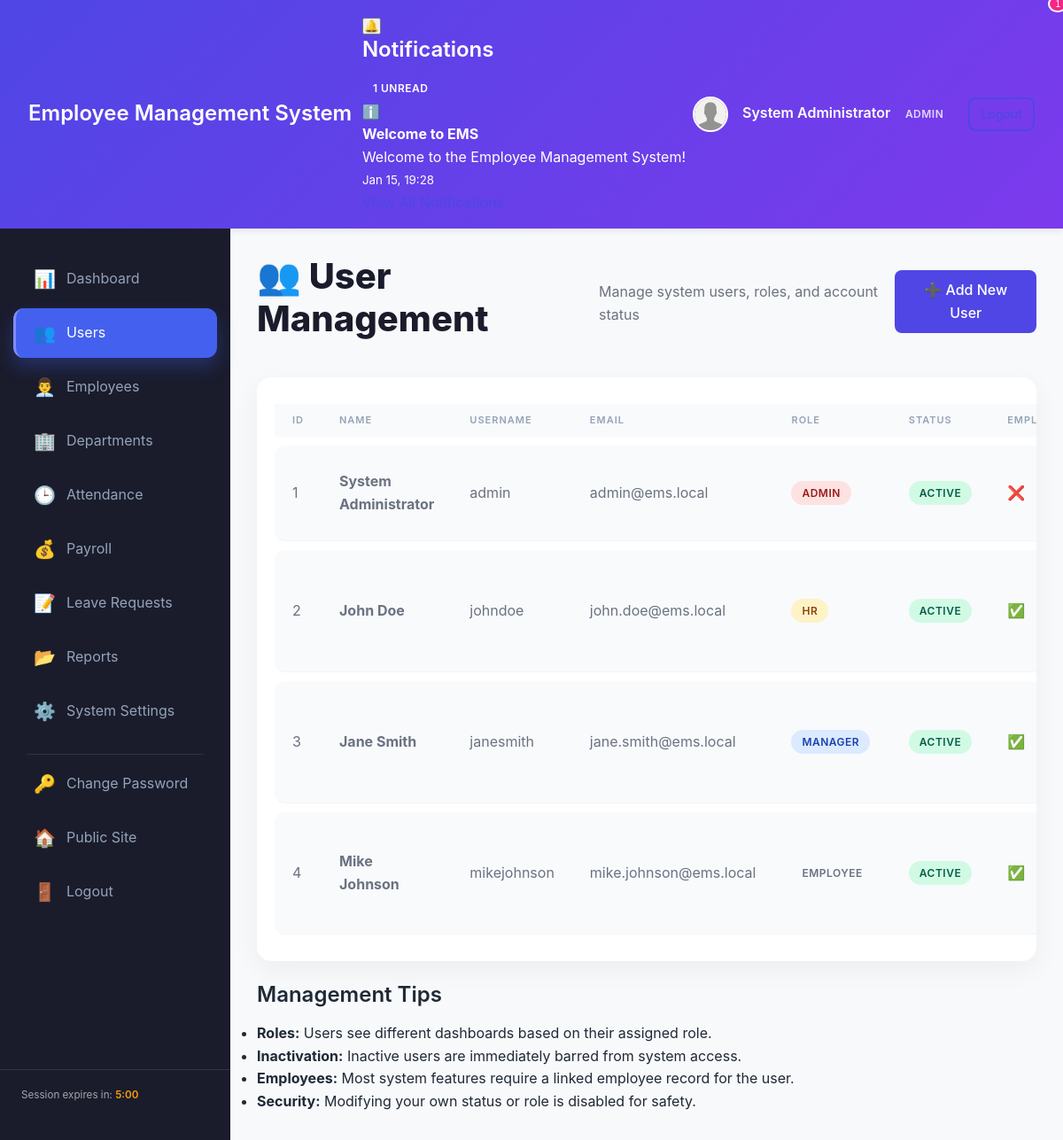
Screenshot of /dashboard/users/manage.php (signed in) with the database file from the repository.
### tables this page shows
CREATE TABLE IF NOT EXISTS `notifications` (
  `id` int(11) NOT NULL AUTO_INCREMENT,
  `user_id` int(11) NOT NULL,
  `type` enum('Info','Success','Warning','Danger') DEFAULT 'Info',
  `title` varchar(200) NOT NULL,
  `message` text NOT NULL,
  `is_read` tinyint(1) DEFAULT 0,
  `link` varchar(255) DEFAULT NULL,
  `created_at` timestamp NOT NULL DEFAULT CURRENT_TIMESTAMP,
  PRIMARY KEY (`id`),
  KEY `idx_user_read` (`user_id`, `is_read`),
  KEY `idx_created` (`created_at`),
  CONSTRAINT `fk_notification_user` FOREIGN KEY (`user_id`) REFERENCES `users` (`id`) ON DELETE CASCADE
);

CREATE TABLE `users` (
  `id` int(11) NOT NULL AUTO_INCREMENT,
  `first_name` varchar(50) NOT NULL,
  `last_name` varchar(50) NOT NULL,
  `gender` enum('Male','Female','Other') NOT NULL,
  `username` varchar(50) NOT NULL,
  `email` varchar(100) NOT NULL,
  `password` varchar(255) NOT NULL,
  `phone` varchar(20) DEFAULT NULL,
  `profile_picture` varchar(255) DEFAULT 'default-avatar.png',
  `user_type` enum('Admin','HR','Manager','Employee') NOT NULL DEFAULT 'Employee',
  `user_status` enum('Active','Inactive') NOT NULL DEFAULT 'Active',
  `created_at` timestamp NOT NULL DEFAULT CURRENT_TIMESTAMP,
  `updated_at` timestamp NOT NULL DEFAULT CURRENT_TIMESTAMP ON UPDATE CURRENT_TIMESTAMP,
  PRIMARY KEY (`id`),
  UNIQUE KEY `username` (`username`),
  UNIQUE KEY `email` (`email`),
  KEY `idx_user_status` (`user_status`),
  KEY `idx_user_type` (`user_type`)
);

### includes/functions.php (called while the page is built, shortened)
<?php
function get_user_notifications($user_id, $limit = 10, $unread_only = false) {
    global $pdo;
    try {
        $sql = "SELECT * FROM notifications WHERE user_id = ?";
        $sql .= " ORDER BY created_at DESC LIMIT ?";
        $stmt = $pdo->prepare($sql);
        $stmt->execute([$user_id, $limit]);
        return $stmt->fetchAll();
    } catch (PDOException $e) {
        error_log("Get notifications error: " . $e->getMessage());
        return [];
    }
}
function get_unread_notification_count($user_id) {
    global $pdo;
    try {
        $stmt = $pdo->prepare("SELECT COUNT(*) as count FROM notifications
                               WHERE user_id = ? AND is_read = 0");
        $stmt->execute([$user_id]);
        return $stmt->fetch()['count'];
    } catch (PDOException $e) {
        error_log("Get unread count error: " . $e->getMessage());
        return 0;
    }
}
?>

### dashboard/users/manage.php (the view, shortened to what this page needs)
<?php
require_once '../../config/db_connect.php';
require_once '../../includes/functions.php';
try {
    $stmt = $pdo->query("
        SELECT u.*,
               (SELECT COUNT(*) FROM employees e WHERE e.user_id = u.id) as is_employee
        FROM users u
        ORDER BY u.created_at DESC
    ");
    $users = $stmt->fetchAll();
} catch (PDOException $e) {
    $users = [];
}
?>
<!DOCTYPE html>
<html lang="en">
<head>
    <link rel="stylesheet" href="../../assets/css/style.css">
    <link rel="stylesheet" href="../../assets/css/dashboard.css">
    <link rel="stylesheet" href="../../assets/css/admin_dashboard.css">
</head>
<body class="dashboard-page admin-page">
    <?php include '../includes/admin_header.php'; ?>
    <div class="dashboard-container">
        <?php include '../includes/admin_sidebar.php'; ?>
        <main class="dashboard-content">
            <div class="page-header">
                <h1>👥 User Management</h1>
                <p>Manage system users, roles, and account status</p>
                <div class="header-actions">
                    <a href="add.php" class="btn btn-primary">➕ Add New User</a>
                </div>
            </div>
            <div class="card">
                <div class="table-container">
                    <table class="data-table">
                        <thead>
                            <tr>
                                <th>ID</th>
                                <th>Name</th>
                                <th>Username</th>
                                <th>Email</th>
                                <th>Role</th>
                                <th>Status</th>
                                <th>Employee</th>
                            </tr>
                        </thead>
                        <tbody>
                            <?php if (empty($users)): ?>
                                <tr>
                                    <td colspan="9" class="text-center">No users found.</td>
                                </tr>
                            <?php else: ?>
                                <?php foreach ($users as $user): ?>
                                    <tr>
                                        <td><?php echo $user['id']; ?></td>
                                        <td><strong><?php echo htmlspecialchars($user['first_name'] . ' ' . $user['last_name']); ?></strong></td>
                                        <td><?php echo htmlspecialchars($user['username']); ?></td>
                                        <td><?php echo htmlspecialchars($user['email']); ?></td>
                                        <td>
                                            <?php
                                            $role_class = [
                                                'Admin' => 'danger',
                                                'HR' => 'warning',
                                                'Manager' => 'info',
                                                'Employee' => 'secondary'
                                            ];
                                            ?>
                                            <span class="badge badge-<?php echo $role_class[$user['user_type']] ?? 'secondary'; ?>">
                                                <?php echo htmlspecialchars($user['user_type']); ?>
                                            </span>
                                        </td>
                                        <td>
                                            <span class="badge badge-<?php echo $user['user_status'] === 'Active' ? 'success' : 'danger'; ?>">
                                                <?php echo htmlspecialchars($user['user_status']); ?>
                                            </span>
                                        </td>
                                        <td><?php echo $user['is_employee'] > 0 ? '✅' : '❌'; ?></td>
                                    </tr>
                                <?php endforeach; ?>
                            <?php endif; ?>
                        </tbody>
                    </table>
                </div>
            </div>
            <div class="card bg-light mt-4">
                <h3><i class="fas fa-info-circle"></i> Management Tips</h3>
                <ul class="mb-0">
                    <li><strong>Roles:</strong> Users see different dashboards based on their assigned role.</li>
                    <li><strong>Inactivation:</strong> Inactive users are immediately barred from system access.</li>
                    <li><strong>Employees:</strong> Most system features require a linked employee record for the user.</li>
                    <li><strong>Security:</strong> Modifying your own status or role is disabled for safety.</li>
                </ul>
            </div>
        </main>
    </div>
</body>
</html>

### dashboard/includes/admin_header.php (shortened to what this page needs)
<?php
$notification_count = get_unread_notification_count($_SESSION['user_id']);
$notifications = get_user_notifications($_SESSION['user_id'], 5);
?>
<header class="dashboard-header admin-header">
    <div class="header-container">
        <div class="logo">
            <h2><?php echo SITE_NAME; ?></h2>
        </div>
        <div class="header-actions">
            <div class="notifications-dropdown">
                <button class="notification-btn" id="notificationBtn">
                    🔔
                    <?php if ($notification_count > 0): ?>
                        <span class="notification-badge"><?php echo $notification_count; ?></span>
                    <?php endif; ?>
                </button>
                <div class="notification-dropdown-content" id="notificationDropdown">
                    <div class="notification-header">
                        <h3>Notifications</h3>
                        <?php if ($notification_count > 0): ?>
                            <span class="badge"><?php echo $notification_count; ?> unread</span>
                        <?php endif; ?>
                    </div>
                    <div class="notification-list">
                        <?php if (empty($notifications)): ?>
                            <div class="notification-item">
                                <p>No notifications</p>
                            </div>
                        <?php else: ?>
                            <?php foreach ($notifications as $notif): ?>
                                <div class="notification-item <?php echo $notif['is_read'] ? '' : 'unread'; ?>">
                                    <div class="notif-icon notif-<?php echo strtolower($notif['type']); ?>">
                                        <?php
                                        $icons = ['Info' => 'ℹ️', 'Success' => '✅', 'Warning' => '⚠️', 'Danger' => '🚨'];
                                        echo $icons[$notif['type']] ?? 'ℹ️';
                                        ?>
                                    </div>
                                    <div class="notif-content">
                                        <strong><?php echo htmlspecialchars($notif['title']); ?></strong>
                                        <p><?php echo htmlspecialchars($notif['message']); ?></p>
                                        <small><?php echo date('M d, H:i', strtotime($notif['created_at'])); ?></small>
                                    </div>
                                </div>
                            <?php endforeach; ?>
                        <?php endif; ?>
                    </div>
                    <div class="notification-footer">
                        <a href="notifications/index.php">View All Notifications</a>
                    </div>
                </div>
            </div>
            <div class="user-info">
                <img src="<?php echo '../uploads/profiles/' . ($_SESSION['profile_picture'] ?? 'default-avatar.png'); ?>"
                     alt="Profile" class="user-avatar" onerror="this.src='../assets/images/default-avatar.png'">
                <div class="user-details">
                    <span class="user-name"><?php echo htmlspecialchars($_SESSION['first_name'] . ' ' . $_SESSION['last_name']); ?></span>
                    <span class="user-role badge badge-admin"><?php echo htmlspecialchars($_SESSION['user_type']); ?></span>
                </div>
                <a href="../auth/logout.php" class="btn btn-sm btn-outline">Logout</a>
            </div>
        </div>
    </div>
</header>

### assets/css/style.css (style rules this page uses)
:root { --primary-color: #4F46E5; --primary-dark: #4338CA; --primary-light: #818CF8; --secondary-color: #10B981; --secondary-dark: #059669; --danger-color: #EF4444; --warning-color: #F59E0B; --info-color: #3B82F6; --success-color: #10B981; --text-primary: #1F2937; --text-secondary: #6B7280; --text-light: #9CA3AF; --bg-primary: #FFFFFF; --bg-secondary: #F9FAFB; --bg-dark: #111827; --border-color: #E5E7EB; --border-radius: 8px; --shadow-sm: 0 1px 2px 0 rgba(0, 0, 0, 0.05); --shadow-md: 0 4px 6px -1px rgba(0, 0, 0, 0.1); --shadow-lg: 0 10px 15px -3px rgba(0, 0, 0, 0.1); --transition: all 0.3s ease; }
* { margin: 0; padding: 0; box-sizing: border-box; }
body { font-family: 'Segoe UI', Tahoma, Geneva, Verdana, sans-serif; font-size: 16px; line-height: 1.6; color: var(--text-primary); background-color: var(--bg-secondary); }
a { color: var(--primary-color); text-decoration: none; transition: var(--transition); }
img { max-width: 100%; height: auto; }
h1, h2, h3, h4, h5, h6 { margin-bottom: 1rem; font-weight: 600; line-height: 1.2; }
h1 { font-size: 2.5rem; }
h2 { font-size: 2rem; }
h3 { font-size: 1.5rem; }
.header-container { max-width: 1200px; margin: 0 auto; padding: 0 1rem; display: flex; justify-content: space-between; align-items: center; }
.header-actions { display: flex; gap: 0.5rem; align-items: center; }
.btn { display: inline-block; padding: 0.625rem 1.25rem; font-size: 1rem; font-weight: 500; text-align: center; border: none; border-radius: var(--border-radius); cursor: pointer; transition: var(--transition); text-decoration: none; }
.btn-primary { background-color: var(--primary-color); color: white; }
.btn-outline { background-color: transparent; border: 2px solid var(--primary-color); color: var(--primary-color); }
.btn-sm { padding: 0.375rem 0.75rem; font-size: 0.875rem; }

### assets/css/dashboard.css (style rules this page uses)
.dashboard-page { background-color: #F3F4F6; }
.dashboard-container { display: grid; grid-template-columns: 260px 1fr; min-height: 100vh; }
.dashboard-header { grid-column: 1 / -1; background: linear-gradient(135deg, #4F46E5 0%, #7C3AED 100%); color: white; padding: 1rem 2rem; box-shadow: 0 2px 8px rgba(0, 0, 0, 0.1); }
.dashboard-header .header-container { display: flex; justify-content: space-between; align-items: center; max-width: none; padding: 0; }
.dashboard-header .logo h2 { margin: 0; font-size: 1.5rem; color: white; }
.user-info { display: flex; align-items: center; gap: 1rem; }
.user-avatar { width: 40px; height: 40px; border-radius: 50%; border: 2px solid white; object-fit: cover; }
.user-name { font-weight: 600; }
.user-role { color: rgba(255, 255, 255, 0.8); font-size: 0.875rem; }
.dashboard-content { padding: 2rem; overflow-y: auto; }
.page-header { margin-bottom: 2rem; display: flex; justify-content: space-between; align-items: center; }
.page-header h1 { margin: 0; color: #1F2937; }
.page-header p { color: #6B7280; margin: 0.25rem 0 0 0; }
.header-actions { display: flex; gap: 0.5rem; }
.table-container { background-color: white; border-radius: 12px; box-shadow: 0 1px 3px rgba(0, 0, 0, 0.1); overflow: hidden; margin-bottom: 1.5rem; }
.data-table { width: 100%; border-collapse: collapse; }
.data-table thead { background-color: #F9FAFB; border-bottom: 2px solid #E5E7EB; }
.data-table th { padding: 1rem; text-align: left; font-weight: 600; color: #374151; text-transform: uppercase; font-size: 0.75rem; letter-spacing: 0.5px; }
.data-table td { padding: 1rem; border-bottom: 1px solid #F3F4F6; color: #6B7280; }
.badge { display: inline-block; padding: 0.25rem 0.75rem; font-size: 0.75rem; font-weight: 600; border-radius: 9999px; text-transform: uppercase; letter-spacing: 0.5px; }
.badge-success { background-color: #D1FAE5; color: #065F46; }
.badge-danger { background-color: #FEE2E2; color: #991B1B; }
.badge-warning { background-color: #FEF3C7; color: #92400E; }
.badge-info { background-color: #DBEAFE; color: #1E40AF; }

### rows the page displays
notifications: type "ℹ️", title "Welcome to EMS", message "Welcome to the Employee Management System!", created_at "Jan 15, 19:28"
users: id "1", first_name+last_name "System Administrator", username "admin", email "admin@ems.local", user_type "ADMIN", user_status "ACTIVE"
users: id "2", first_name+last_name "John Doe", username "johndoe", email "john.doe@ems.local", user_type "HR", user_status "ACTIVE"
users: id "3", first_name+last_name "Jane Smith", username "janesmith", email "jane.smith@ems.local", user_type "MANAGER", user_status "ACTIVE"
users: id "4", first_name+last_name "Mike Johnson", username "mikejohnson", email "mike.johnson@ems.local", user_type "EMPLOYEE", user_status "ACTIVE"

### other values shown
SITE_NAME "Employee Management System"
$notification_count "1"
$_SESSION['first_name'] . ' ' . $_SESSION['last_name'] "System Administrator"
$_SESSION['user_type'] "ADMIN"
